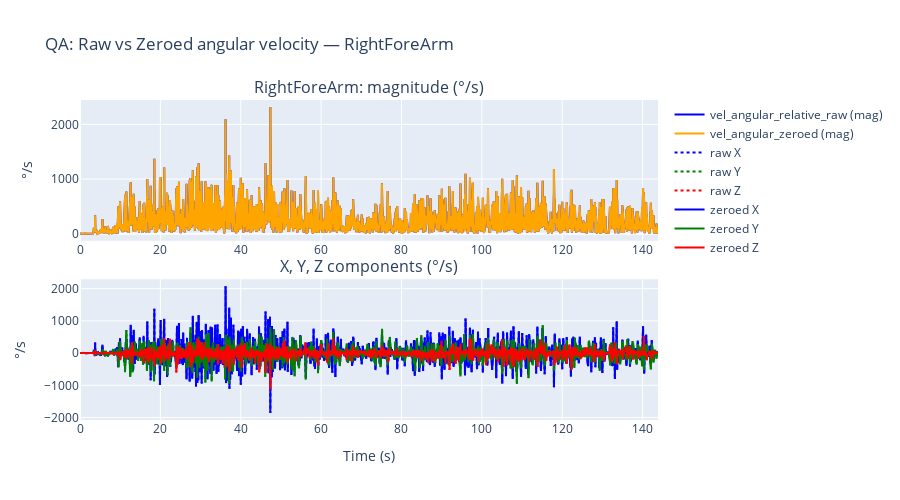

Write notebook code for a chart like this one.
### Markdown cell above
## Visualization: Raw vs Zeroed angular velocity (QA)

Compare `vel_angular_relative_raw` vs `vel_angular_zeroed` for a representative joint (e.g. RightForearm) to see the impact of T-pose calibration.

### Code cell
import plotly.graph_objects as go
from plotly.subplots import make_subplots

# Representative joint: RightForeArm if present, else first available
rep_joint = None
for name in ['RightForeArm', 'LeftForeArm', 'RightArm', 'LeftArm']:
    if name in kinematics_map and f"{name}__vel_angular_relative_raw_x" in df_qa.columns:
        rep_joint = name
        break
if rep_joint is None:
    rep_joint = next((j for j in kinematics_map if f"{j}__vel_angular_relative_raw_x" in df_qa.columns), None)

if rep_joint is None:
    print("No joint with both raw and zeroed angular velocity found; skip plot.")
else:
    t = df_qa['time_s'].values
    raw_x = df_qa[f"{rep_joint}__vel_angular_relative_raw_x"].values
    raw_y = df_qa[f"{rep_joint}__vel_angular_relative_raw_y"].values
    raw_z = df_qa[f"{rep_joint}__vel_angular_relative_raw_z"].values
    raw_mag = np.sqrt(raw_x**2 + raw_y**2 + raw_z**2)
    zero_x = df_qa[f"{rep_joint}__vel_angular_zeroed_x"].values
    zero_y = df_qa[f"{rep_joint}__vel_angular_zeroed_y"].values
    zero_z = df_qa[f"{rep_joint}__vel_angular_zeroed_z"].values
    zero_mag = np.sqrt(zero_x**2 + zero_y**2 + zero_z**2)

    fig = make_subplots(rows=2, cols=1, subplot_titles=(f'{rep_joint}: magnitude (°/s)', 'X, Y, Z components (°/s)'), vertical_spacing=0.12)
    fig.add_trace(go.Scatter(x=t, y=raw_mag, name='vel_angular_relative_raw (mag)', line=dict(color='blue')), row=1, col=1)
    fig.add_trace(go.Scatter(x=t, y=zero_mag, name='vel_angular_zeroed (mag)', line=dict(color='orange')), row=1, col=1)
    fig.add_trace(go.Scatter(x=t, y=raw_x, name='raw X', line=dict(color='blue', dash='dot')), row=2, col=1)
    fig.add_trace(go.Scatter(x=t, y=raw_y, name='raw Y', line=dict(color='green', dash='dot')), row=2, col=1)
    fig.add_trace(go.Scatter(x=t, y=raw_z, name='raw Z', line=dict(color='red', dash='dot')), row=2, col=1)
    fig.add_trace(go.Scatter(x=t, y=zero_x, name='zeroed X', line=dict(color='blue')), row=2, col=1)
    fig.add_trace(go.Scatter(x=t, y=zero_y, name='zeroed Y', line=dict(color='green')), row=2, col=1)
    fig.add_trace(go.Scatter(x=t, y=zero_z, name='zeroed Z', line=dict(color='red')), row=2, col=1)
    fig.update_layout(height=500, title_text=f'QA: Raw vs Zeroed angular velocity — {rep_joint}')
    fig.update_xaxes(title_text='Time (s)', row=2, col=1)
    fig.update_yaxes(title_text='°/s', row=1, col=1)
    fig.update_yaxes(title_text='°/s', row=2, col=1)
    fig.show()

### Figure 1 — Plotly figure (JSON) as saved in the notebook; plotly's stock layout.template omitted (floating-point values rounded to 4 significant figures; data arrays with more than 128 entries replaced by an {"elided": "..."} marker saying what was removed)
{"data": [{"line": {"color": "blue"}, "name": "vel_angular_relative_raw (mag)", "type": "scatter", "x": {"elided": "17262 float values"}, "xaxis": "x", "y": {"elided": "17262 float values"}, "yaxis": "y"}, {"line": {"color": "orange"}, "name": "vel_angular_zeroed (mag)", "type": "scatter", "x": {"elided": "17262 float values"}, "xaxis": "x", "y": {"elided": "17262 float values"}, "yaxis": "y"}, {"line": {"color": "blue", "dash": "dot"}, "name": "raw X", "type": "scatter", "x": {"elided": "17262 float values"}, "xaxis": "x2", "y": {"elided": "17262 float values"}, "yaxis": "y2"}, {"line": {"color": "green", "dash": "dot"}, "name": "raw Y", "type": "scatter", "x": {"elided": "17262 float values"}, "xaxis": "x2", "y": {"elided": "17262 float values"}, "yaxis": "y2"}, {"line": {"color": "red", "dash": "dot"}, "name": "raw Z", "type": "scatter", "x": {"elided": "17262 float values"}, "xaxis": "x2", "y": {"elided": "17262 float values"}, "yaxis": "y2"}, {"line": {"color": "blue"}, "name": "zeroed X", "type": "scatter", "x": {"elided": "17262 float values"}, "xaxis": "x2", "y": {"elided": "17262 float values"}, "yaxis": "y2"}, {"line": {"color": "green"}, "name": "zeroed Y", "type": "scatter", "x": {"elided": "17262 float values"}, "xaxis": "x2", "y": {"elided": "17262 float values"}, "yaxis": "y2"}, {"line": {"color": "red"}, "name": "zeroed Z", "type": "scatter", "x": {"elided": "17262 float values"}, "xaxis": "x2", "y": {"elided": "17262 float values"}, "yaxis": "y2"}], "layout": {"annotations": [{"font": {"size": 16}, "showarrow": false, "text": "RightForeArm: magnitude (°/s)", "x": 0.5, "xanchor": "center", "xref": "paper", "y": 1, "yanchor": "bottom", "yref": "paper"}, {"font": {"size": 16}, "showarrow": false, "text": "X, Y, Z components (°/s)", "x": 0.5, "xanchor": "center", "xref": "paper", "y": 0.44, "yanchor": "bottom", "yref": "paper"}], "height": 500, "title": {"text": "QA: Raw vs Zeroed angular velocity — RightForeArm"}, "xaxis": {"anchor": "y", "domain": [0, 1]}, "xaxis2": {"anchor": "y2", "domain": [0, 1], "title": {"text": "Time (s)"}}, "yaxis": {"anchor": "x", "domain": [0.56, 1], "title": {"text": "°/s"}}, "yaxis2": {"anchor": "x2", "domain": [0, 0.44], "title": {"text": "°/s"}}}}
